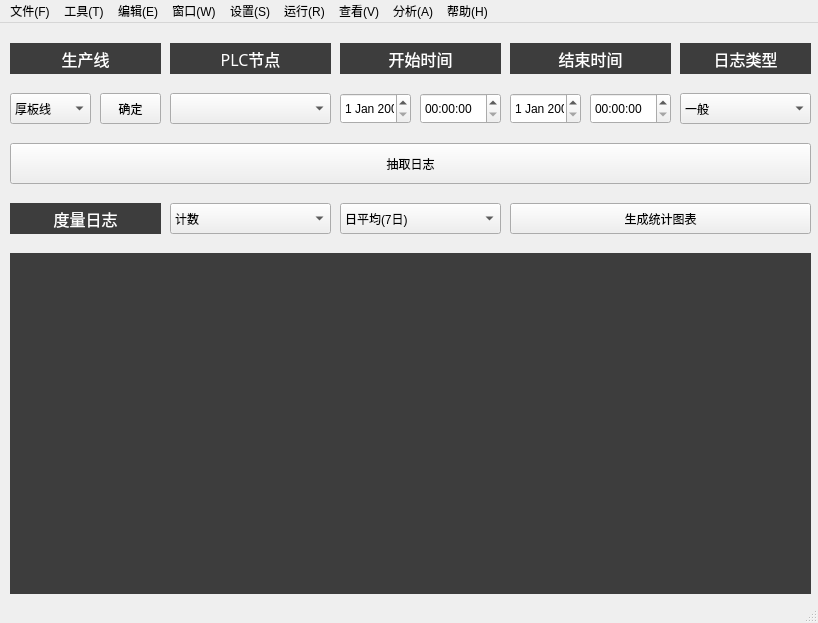
<?xml version="1.0" encoding="UTF-8"?>
<ui version="4.0">
 <class>MainWindow</class>
 <widget class="QMainWindow" name="MainWindow">
  <property name="geometry">
   <rect>
    <x>0</x>
    <y>0</y>
    <width>818</width>
    <height>623</height>
   </rect>
  </property>
  <property name="windowTitle">
   <string>生产线报警智能检测分析系统</string>
  </property>
  <widget class="QWidget" name="centralwidget">
   <widget class="QLabel" name="label_10">
    <property name="geometry">
     <rect>
      <x>-10</x>
      <y>0</y>
      <width>831</width>
      <height>581</height>
     </rect>
    </property>
    <property name="styleSheet">
     <string notr="true">background-image: url(:/newPrefix/images/1.png);</string>
    </property>
    <property name="text">
     <string/>
    </property>
   </widget>
   <widget class="QComboBox" name="comboBox">
    <property name="geometry">
     <rect>
      <x>10</x>
      <y>70</y>
      <width>81</width>
      <height>31</height>
     </rect>
    </property>
    <item>
     <property name="text">
      <string>厚板线</string>
     </property>
    </item>
    <item>
     <property name="text">
      <string>侧板焊接线</string>
     </property>
    </item>
    <item>
     <property name="text">
      <string>新萨瓦尼尼线</string>
     </property>
    </item>
   </widget>
   <widget class="QLabel" name="label_3">
    <property name="geometry">
     <rect>
      <x>10</x>
      <y>20</y>
      <width>151</width>
      <height>31</height>
     </rect>
    </property>
    <property name="palette">
     <palette>
      <active>
       <colorrole role="WindowText">
        <brush brushstyle="SolidPattern">
         <color alpha="255">
          <red>255</red>
          <green>255</green>
          <blue>255</blue>
         </color>
        </brush>
       </colorrole>
       <colorrole role="Button">
        <brush brushstyle="SolidPattern">
         <color alpha="255">
          <red>61</red>
          <green>61</green>
          <blue>61</blue>
         </color>
        </brush>
       </colorrole>
       <colorrole role="Base">
        <brush brushstyle="SolidPattern">
         <color alpha="255">
          <red>61</red>
          <green>61</green>
          <blue>61</blue>
         </color>
        </brush>
       </colorrole>
       <colorrole role="Window">
        <brush brushstyle="SolidPattern">
         <color alpha="255">
          <red>61</red>
          <green>61</green>
          <blue>61</blue>
         </color>
        </brush>
       </colorrole>
      </active>
      <inactive>
       <colorrole role="WindowText">
        <brush brushstyle="SolidPattern">
         <color alpha="255">
          <red>255</red>
          <green>255</green>
          <blue>255</blue>
         </color>
        </brush>
       </colorrole>
       <colorrole role="Button">
        <brush brushstyle="SolidPattern">
         <color alpha="255">
          <red>61</red>
          <green>61</green>
          <blue>61</blue>
         </color>
        </brush>
       </colorrole>
       <colorrole role="Base">
        <brush brushstyle="SolidPattern">
         <color alpha="255">
          <red>61</red>
          <green>61</green>
          <blue>61</blue>
         </color>
        </brush>
       </colorrole>
       <colorrole role="Window">
        <brush brushstyle="SolidPattern">
         <color alpha="255">
          <red>61</red>
          <green>61</green>
          <blue>61</blue>
         </color>
        </brush>
       </colorrole>
      </inactive>
      <disabled>
       <colorrole role="WindowText">
        <brush brushstyle="SolidPattern">
         <color alpha="255">
          <red>120</red>
          <green>120</green>
          <blue>120</blue>
         </color>
        </brush>
       </colorrole>
       <colorrole role="Button">
        <brush brushstyle="SolidPattern">
         <color alpha="255">
          <red>61</red>
          <green>61</green>
          <blue>61</blue>
         </color>
        </brush>
       </colorrole>
       <colorrole role="Base">
        <brush brushstyle="SolidPattern">
         <color alpha="255">
          <red>61</red>
          <green>61</green>
          <blue>61</blue>
         </color>
        </brush>
       </colorrole>
       <colorrole role="Window">
        <brush brushstyle="SolidPattern">
         <color alpha="255">
          <red>61</red>
          <green>61</green>
          <blue>61</blue>
         </color>
        </brush>
       </colorrole>
      </disabled>
     </palette>
    </property>
    <property name="font">
     <font>
      <family>黑体</family>
      <pointsize>12</pointsize>
     </font>
    </property>
    <property name="styleSheet">
     <string notr="true">background-color: rgb(61, 61, 61);</string>
    </property>
    <property name="text">
     <string>生产线</string>
    </property>
    <property name="alignment">
     <set>Qt::AlignCenter</set>
    </property>
   </widget>
   <widget class="QComboBox" name="comboBox_2">
    <property name="geometry">
     <rect>
      <x>170</x>
      <y>70</y>
      <width>161</width>
      <height>31</height>
     </rect>
    </property>
   </widget>
   <widget class="QLabel" name="label_4">
    <property name="geometry">
     <rect>
      <x>170</x>
      <y>20</y>
      <width>161</width>
      <height>31</height>
     </rect>
    </property>
    <property name="palette">
     <palette>
      <active>
       <colorrole role="WindowText">
        <brush brushstyle="SolidPattern">
         <color alpha="255">
          <red>255</red>
          <green>255</green>
          <blue>255</blue>
         </color>
        </brush>
       </colorrole>
       <colorrole role="Button">
        <brush brushstyle="SolidPattern">
         <color alpha="255">
          <red>61</red>
          <green>61</green>
          <blue>61</blue>
         </color>
        </brush>
       </colorrole>
       <colorrole role="Base">
        <brush brushstyle="SolidPattern">
         <color alpha="255">
          <red>61</red>
          <green>61</green>
          <blue>61</blue>
         </color>
        </brush>
       </colorrole>
       <colorrole role="Window">
        <brush brushstyle="SolidPattern">
         <color alpha="255">
          <red>61</red>
          <green>61</green>
          <blue>61</blue>
         </color>
        </brush>
       </colorrole>
      </active>
      <inactive>
       <colorrole role="WindowText">
        <brush brushstyle="SolidPattern">
         <color alpha="255">
          <red>255</red>
          <green>255</green>
          <blue>255</blue>
         </color>
        </brush>
       </colorrole>
       <colorrole role="Button">
        <brush brushstyle="SolidPattern">
         <color alpha="255">
          <red>61</red>
          <green>61</green>
          <blue>61</blue>
         </color>
        </brush>
       </colorrole>
       <colorrole role="Base">
        <brush brushstyle="SolidPattern">
         <color alpha="255">
          <red>61</red>
          <green>61</green>
          <blue>61</blue>
         </color>
        </brush>
       </colorrole>
       <colorrole role="Window">
        <brush brushstyle="SolidPattern">
         <color alpha="255">
          <red>61</red>
          <green>61</green>
          <blue>61</blue>
         </color>
        </brush>
       </colorrole>
      </inactive>
      <disabled>
       <colorrole role="WindowText">
        <brush brushstyle="SolidPattern">
         <color alpha="255">
          <red>120</red>
          <green>120</green>
          <blue>120</blue>
         </color>
        </brush>
       </colorrole>
       <colorrole role="Button">
        <brush brushstyle="SolidPattern">
         <color alpha="255">
          <red>61</red>
          <green>61</green>
          <blue>61</blue>
         </color>
        </brush>
       </colorrole>
       <colorrole role="Base">
        <brush brushstyle="SolidPattern">
         <color alpha="255">
          <red>61</red>
          <green>61</green>
          <blue>61</blue>
         </color>
        </brush>
       </colorrole>
       <colorrole role="Window">
        <brush brushstyle="SolidPattern">
         <color alpha="255">
          <red>61</red>
          <green>61</green>
          <blue>61</blue>
         </color>
        </brush>
       </colorrole>
      </disabled>
     </palette>
    </property>
    <property name="font">
     <font>
      <family>黑体</family>
      <pointsize>12</pointsize>
     </font>
    </property>
    <property name="styleSheet">
     <string notr="true">background-color: rgb(61, 61, 61);</string>
    </property>
    <property name="text">
     <string>PLC节点</string>
    </property>
    <property name="alignment">
     <set>Qt::AlignCenter</set>
    </property>
   </widget>
   <widget class="QTimeEdit" name="timeEdit">
    <property name="geometry">
     <rect>
      <x>420</x>
      <y>70</y>
      <width>81</width>
      <height>31</height>
     </rect>
    </property>
   </widget>
   <widget class="QDateEdit" name="dateEdit">
    <property name="geometry">
     <rect>
      <x>340</x>
      <y>70</y>
      <width>71</width>
      <height>31</height>
     </rect>
    </property>
   </widget>
   <widget class="QLabel" name="label_5">
    <property name="geometry">
     <rect>
      <x>340</x>
      <y>20</y>
      <width>161</width>
      <height>31</height>
     </rect>
    </property>
    <property name="palette">
     <palette>
      <active>
       <colorrole role="WindowText">
        <brush brushstyle="SolidPattern">
         <color alpha="255">
          <red>255</red>
          <green>255</green>
          <blue>255</blue>
         </color>
        </brush>
       </colorrole>
       <colorrole role="Button">
        <brush brushstyle="SolidPattern">
         <color alpha="255">
          <red>61</red>
          <green>61</green>
          <blue>61</blue>
         </color>
        </brush>
       </colorrole>
       <colorrole role="Base">
        <brush brushstyle="SolidPattern">
         <color alpha="255">
          <red>61</red>
          <green>61</green>
          <blue>61</blue>
         </color>
        </brush>
       </colorrole>
       <colorrole role="Window">
        <brush brushstyle="SolidPattern">
         <color alpha="255">
          <red>61</red>
          <green>61</green>
          <blue>61</blue>
         </color>
        </brush>
       </colorrole>
      </active>
      <inactive>
       <colorrole role="WindowText">
        <brush brushstyle="SolidPattern">
         <color alpha="255">
          <red>255</red>
          <green>255</green>
          <blue>255</blue>
         </color>
        </brush>
       </colorrole>
       <colorrole role="Button">
        <brush brushstyle="SolidPattern">
         <color alpha="255">
          <red>61</red>
          <green>61</green>
          <blue>61</blue>
         </color>
        </brush>
       </colorrole>
       <colorrole role="Base">
        <brush brushstyle="SolidPattern">
         <color alpha="255">
          <red>61</red>
          <green>61</green>
          <blue>61</blue>
         </color>
        </brush>
       </colorrole>
       <colorrole role="Window">
        <brush brushstyle="SolidPattern">
         <color alpha="255">
          <red>61</red>
          <green>61</green>
          <blue>61</blue>
         </color>
        </brush>
       </colorrole>
      </inactive>
      <disabled>
       <colorrole role="WindowText">
        <brush brushstyle="SolidPattern">
         <color alpha="255">
          <red>120</red>
          <green>120</green>
          <blue>120</blue>
         </color>
        </brush>
       </colorrole>
       <colorrole role="Button">
        <brush brushstyle="SolidPattern">
         <color alpha="255">
          <red>61</red>
          <green>61</green>
          <blue>61</blue>
         </color>
        </brush>
       </colorrole>
       <colorrole role="Base">
        <brush brushstyle="SolidPattern">
         <color alpha="255">
          <red>61</red>
          <green>61</green>
          <blue>61</blue>
         </color>
        </brush>
       </colorrole>
       <colorrole role="Window">
        <brush brushstyle="SolidPattern">
         <color alpha="255">
          <red>61</red>
          <green>61</green>
          <blue>61</blue>
         </color>
        </brush>
       </colorrole>
      </disabled>
     </palette>
    </property>
    <property name="font">
     <font>
      <family>黑体</family>
      <pointsize>12</pointsize>
     </font>
    </property>
    <property name="styleSheet">
     <string notr="true">background-color: rgb(61, 61, 61);</string>
    </property>
    <property name="text">
     <string>开始时间</string>
    </property>
    <property name="alignment">
     <set>Qt::AlignCenter</set>
    </property>
   </widget>
   <widget class="QTimeEdit" name="timeEdit_2">
    <property name="geometry">
     <rect>
      <x>590</x>
      <y>70</y>
      <width>81</width>
      <height>31</height>
     </rect>
    </property>
   </widget>
   <widget class="QLabel" name="label_6">
    <property name="geometry">
     <rect>
      <x>510</x>
      <y>20</y>
      <width>161</width>
      <height>31</height>
     </rect>
    </property>
    <property name="palette">
     <palette>
      <active>
       <colorrole role="WindowText">
        <brush brushstyle="SolidPattern">
         <color alpha="255">
          <red>255</red>
          <green>255</green>
          <blue>255</blue>
         </color>
        </brush>
       </colorrole>
       <colorrole role="Button">
        <brush brushstyle="SolidPattern">
         <color alpha="255">
          <red>61</red>
          <green>61</green>
          <blue>61</blue>
         </color>
        </brush>
       </colorrole>
       <colorrole role="Base">
        <brush brushstyle="SolidPattern">
         <color alpha="255">
          <red>61</red>
          <green>61</green>
          <blue>61</blue>
         </color>
        </brush>
       </colorrole>
       <colorrole role="Window">
        <brush brushstyle="SolidPattern">
         <color alpha="255">
          <red>61</red>
          <green>61</green>
          <blue>61</blue>
         </color>
        </brush>
       </colorrole>
      </active>
      <inactive>
       <colorrole role="WindowText">
        <brush brushstyle="SolidPattern">
         <color alpha="255">
          <red>255</red>
          <green>255</green>
          <blue>255</blue>
         </color>
        </brush>
       </colorrole>
       <colorrole role="Button">
        <brush brushstyle="SolidPattern">
         <color alpha="255">
          <red>61</red>
          <green>61</green>
          <blue>61</blue>
         </color>
        </brush>
       </colorrole>
       <colorrole role="Base">
        <brush brushstyle="SolidPattern">
         <color alpha="255">
          <red>61</red>
          <green>61</green>
          <blue>61</blue>
         </color>
        </brush>
       </colorrole>
       <colorrole role="Window">
        <brush brushstyle="SolidPattern">
         <color alpha="255">
          <red>61</red>
          <green>61</green>
          <blue>61</blue>
         </color>
        </brush>
       </colorrole>
      </inactive>
      <disabled>
       <colorrole role="WindowText">
        <brush brushstyle="SolidPattern">
         <color alpha="255">
          <red>120</red>
          <green>120</green>
          <blue>120</blue>
         </color>
        </brush>
       </colorrole>
       <colorrole role="Button">
        <brush brushstyle="SolidPattern">
         <color alpha="255">
          <red>61</red>
          <green>61</green>
          <blue>61</blue>
         </color>
        </brush>
       </colorrole>
       <colorrole role="Base">
        <brush brushstyle="SolidPattern">
         <color alpha="255">
          <red>61</red>
          <green>61</green>
          <blue>61</blue>
         </color>
        </brush>
       </colorrole>
       <colorrole role="Window">
        <brush brushstyle="SolidPattern">
         <color alpha="255">
          <red>61</red>
          <green>61</green>
          <blue>61</blue>
         </color>
        </brush>
       </colorrole>
      </disabled>
     </palette>
    </property>
    <property name="font">
     <font>
      <family>黑体</family>
      <pointsize>12</pointsize>
     </font>
    </property>
    <property name="styleSheet">
     <string notr="true">background-color: rgb(61, 61, 61);</string>
    </property>
    <property name="text">
     <string>结束时间</string>
    </property>
    <property name="alignment">
     <set>Qt::AlignCenter</set>
    </property>
   </widget>
   <widget class="QDateEdit" name="dateEdit_2">
    <property name="geometry">
     <rect>
      <x>510</x>
      <y>70</y>
      <width>71</width>
      <height>31</height>
     </rect>
    </property>
   </widget>
   <widget class="QComboBox" name="comboBox_3">
    <property name="geometry">
     <rect>
      <x>680</x>
      <y>70</y>
      <width>131</width>
      <height>31</height>
     </rect>
    </property>
    <item>
     <property name="text">
      <string>一般</string>
     </property>
    </item>
    <item>
     <property name="text">
      <string>报警</string>
     </property>
    </item>
    <item>
     <property name="text">
      <string>全部</string>
     </property>
    </item>
   </widget>
   <widget class="QLabel" name="label_7">
    <property name="geometry">
     <rect>
      <x>680</x>
      <y>20</y>
      <width>131</width>
      <height>31</height>
     </rect>
    </property>
    <property name="palette">
     <palette>
      <active>
       <colorrole role="WindowText">
        <brush brushstyle="SolidPattern">
         <color alpha="255">
          <red>255</red>
          <green>255</green>
          <blue>255</blue>
         </color>
        </brush>
       </colorrole>
       <colorrole role="Button">
        <brush brushstyle="SolidPattern">
         <color alpha="255">
          <red>61</red>
          <green>61</green>
          <blue>61</blue>
         </color>
        </brush>
       </colorrole>
       <colorrole role="Base">
        <brush brushstyle="SolidPattern">
         <color alpha="255">
          <red>61</red>
          <green>61</green>
          <blue>61</blue>
         </color>
        </brush>
       </colorrole>
       <colorrole role="Window">
        <brush brushstyle="SolidPattern">
         <color alpha="255">
          <red>61</red>
          <green>61</green>
          <blue>61</blue>
         </color>
        </brush>
       </colorrole>
      </active>
      <inactive>
       <colorrole role="WindowText">
        <brush brushstyle="SolidPattern">
         <color alpha="255">
          <red>255</red>
          <green>255</green>
          <blue>255</blue>
         </color>
        </brush>
       </colorrole>
       <colorrole role="Button">
        <brush brushstyle="SolidPattern">
         <color alpha="255">
          <red>61</red>
          <green>61</green>
          <blue>61</blue>
         </color>
        </brush>
       </colorrole>
       <colorrole role="Base">
        <brush brushstyle="SolidPattern">
         <color alpha="255">
          <red>61</red>
          <green>61</green>
          <blue>61</blue>
         </color>
        </brush>
       </colorrole>
       <colorrole role="Window">
        <brush brushstyle="SolidPattern">
         <color alpha="255">
          <red>61</red>
          <green>61</green>
          <blue>61</blue>
         </color>
        </brush>
       </colorrole>
      </inactive>
      <disabled>
       <colorrole role="WindowText">
        <brush brushstyle="SolidPattern">
         <color alpha="255">
          <red>120</red>
          <green>120</green>
          <blue>120</blue>
         </color>
        </brush>
       </colorrole>
       <colorrole role="Button">
        <brush brushstyle="SolidPattern">
         <color alpha="255">
          <red>61</red>
          <green>61</green>
          <blue>61</blue>
         </color>
        </brush>
       </colorrole>
       <colorrole role="Base">
        <brush brushstyle="SolidPattern">
         <color alpha="255">
          <red>61</red>
          <green>61</green>
          <blue>61</blue>
         </color>
        </brush>
       </colorrole>
       <colorrole role="Window">
        <brush brushstyle="SolidPattern">
         <color alpha="255">
          <red>61</red>
          <green>61</green>
          <blue>61</blue>
         </color>
        </brush>
       </colorrole>
      </disabled>
     </palette>
    </property>
    <property name="font">
     <font>
      <family>黑体</family>
      <pointsize>12</pointsize>
     </font>
    </property>
    <property name="styleSheet">
     <string notr="true">background-color: rgb(61, 61, 61);</string>
    </property>
    <property name="text">
     <string>日志类型</string>
    </property>
    <property name="alignment">
     <set>Qt::AlignCenter</set>
    </property>
   </widget>
   <widget class="QPushButton" name="pushButton">
    <property name="geometry">
     <rect>
      <x>10</x>
      <y>120</y>
      <width>801</width>
      <height>41</height>
     </rect>
    </property>
    <property name="text">
     <string>抽取日志</string>
    </property>
   </widget>
   <widget class="QLabel" name="label_8">
    <property name="geometry">
     <rect>
      <x>10</x>
      <y>180</y>
      <width>151</width>
      <height>31</height>
     </rect>
    </property>
    <property name="palette">
     <palette>
      <active>
       <colorrole role="WindowText">
        <brush brushstyle="SolidPattern">
         <color alpha="255">
          <red>255</red>
          <green>255</green>
          <blue>255</blue>
         </color>
        </brush>
       </colorrole>
       <colorrole role="Button">
        <brush brushstyle="SolidPattern">
         <color alpha="255">
          <red>61</red>
          <green>61</green>
          <blue>61</blue>
         </color>
        </brush>
       </colorrole>
       <colorrole role="Base">
        <brush brushstyle="SolidPattern">
         <color alpha="255">
          <red>61</red>
          <green>61</green>
          <blue>61</blue>
         </color>
        </brush>
       </colorrole>
       <colorrole role="Window">
        <brush brushstyle="SolidPattern">
         <color alpha="255">
          <red>61</red>
          <green>61</green>
          <blue>61</blue>
         </color>
        </brush>
       </colorrole>
      </active>
      <inactive>
       <colorrole role="WindowText">
        <brush brushstyle="SolidPattern">
         <color alpha="255">
          <red>255</red>
          <green>255</green>
          <blue>255</blue>
         </color>
        </brush>
       </colorrole>
       <colorrole role="Button">
        <brush brushstyle="SolidPattern">
         <color alpha="255">
          <red>61</red>
          <green>61</green>
          <blue>61</blue>
         </color>
        </brush>
       </colorrole>
       <colorrole role="Base">
        <brush brushstyle="SolidPattern">
         <color alpha="255">
          <red>61</red>
          <green>61</green>
          <blue>61</blue>
         </color>
        </brush>
       </colorrole>
       <colorrole role="Window">
        <brush brushstyle="SolidPattern">
         <color alpha="255">
          <red>61</red>
          <green>61</green>
          <blue>61</blue>
         </color>
        </brush>
       </colorrole>
      </inactive>
      <disabled>
       <colorrole role="WindowText">
        <brush brushstyle="SolidPattern">
         <color alpha="255">
          <red>120</red>
          <green>120</green>
          <blue>120</blue>
         </color>
        </brush>
       </colorrole>
       <colorrole role="Button">
        <brush brushstyle="SolidPattern">
         <color alpha="255">
          <red>61</red>
          <green>61</green>
          <blue>61</blue>
         </color>
        </brush>
       </colorrole>
       <colorrole role="Base">
        <brush brushstyle="SolidPattern">
         <color alpha="255">
          <red>61</red>
          <green>61</green>
          <blue>61</blue>
         </color>
        </brush>
       </colorrole>
       <colorrole role="Window">
        <brush brushstyle="SolidPattern">
         <color alpha="255">
          <red>61</red>
          <green>61</green>
          <blue>61</blue>
         </color>
        </brush>
       </colorrole>
      </disabled>
     </palette>
    </property>
    <property name="font">
     <font>
      <family>黑体</family>
      <pointsize>12</pointsize>
     </font>
    </property>
    <property name="styleSheet">
     <string notr="true">background-color: rgb(61, 61, 61);</string>
    </property>
    <property name="text">
     <string>度量日志</string>
    </property>
    <property name="alignment">
     <set>Qt::AlignCenter</set>
    </property>
   </widget>
   <widget class="QComboBox" name="comboBox_4">
    <property name="geometry">
     <rect>
      <x>170</x>
      <y>180</y>
      <width>161</width>
      <height>31</height>
     </rect>
    </property>
    <item>
     <property name="text">
      <string>计数</string>
     </property>
    </item>
    <item>
     <property name="text">
      <string>报警条数</string>
     </property>
    </item>
    <item>
     <property name="text">
      <string>正常条数</string>
     </property>
    </item>
   </widget>
   <widget class="QPushButton" name="pushButton_2">
    <property name="geometry">
     <rect>
      <x>510</x>
      <y>180</y>
      <width>301</width>
      <height>31</height>
     </rect>
    </property>
    <property name="text">
     <string>生成统计图表</string>
    </property>
   </widget>
   <widget class="QComboBox" name="comboBox_5">
    <property name="geometry">
     <rect>
      <x>340</x>
      <y>180</y>
      <width>161</width>
      <height>31</height>
     </rect>
    </property>
    <item>
     <property name="text">
      <string>日平均(7日)</string>
     </property>
    </item>
    <item>
     <property name="text">
      <string>周平均(30日)</string>
     </property>
    </item>
   </widget>
   <widget class="QLabel" name="label_34">
    <property name="geometry">
     <rect>
      <x>10</x>
      <y>230</y>
      <width>801</width>
      <height>341</height>
     </rect>
    </property>
    <property name="styleSheet">
     <string notr="true">background-color: rgb(61, 61, 61);</string>
    </property>
    <property name="text">
     <string/>
    </property>
   </widget>
   <widget class="QPushButton" name="pushButton_3">
    <property name="geometry">
     <rect>
      <x>100</x>
      <y>70</y>
      <width>61</width>
      <height>31</height>
     </rect>
    </property>
    <property name="text">
     <string>确定</string>
    </property>
   </widget>
  </widget>
  <widget class="QMenuBar" name="menubar">
   <property name="geometry">
    <rect>
     <x>0</x>
     <y>0</y>
     <width>818</width>
     <height>23</height>
    </rect>
   </property>
   <widget class="QMenu" name="menu_F">
    <property name="title">
     <string>文件(F)</string>
    </property>
   </widget>
   <widget class="QMenu" name="menu_T">
    <property name="title">
     <string>工具(T)</string>
    </property>
   </widget>
   <widget class="QMenu" name="menu_E">
    <property name="title">
     <string>编辑(E)</string>
    </property>
   </widget>
   <widget class="QMenu" name="menu_W">
    <property name="title">
     <string>窗口(W)</string>
    </property>
   </widget>
   <widget class="QMenu" name="menu_S">
    <property name="title">
     <string>设置(S)</string>
    </property>
   </widget>
   <widget class="QMenu" name="menu_R">
    <property name="title">
     <string>运行(R)</string>
    </property>
   </widget>
   <widget class="QMenu" name="menu_V">
    <property name="title">
     <string>查看(V)</string>
    </property>
   </widget>
   <widget class="QMenu" name="menu_A">
    <property name="title">
     <string>分析(A)</string>
    </property>
   </widget>
   <widget class="QMenu" name="menu_H">
    <property name="title">
     <string>帮助(H)</string>
    </property>
   </widget>
   <addaction name="menu_F"/>
   <addaction name="menu_T"/>
   <addaction name="menu_E"/>
   <addaction name="menu_W"/>
   <addaction name="menu_S"/>
   <addaction name="menu_R"/>
   <addaction name="menu_V"/>
   <addaction name="menu_A"/>
   <addaction name="menu_H"/>
  </widget>
  <widget class="QStatusBar" name="statusbar"/>
  <action name="action_2">
   <property name="text">
    <string>厚板线</string>
   </property>
  </action>
  <action name="action_3">
   <property name="text">
    <string>侧板焊接线</string>
   </property>
  </action>
  <action name="action_4">
   <property name="text">
    <string>新萨瓦尼尼线</string>
   </property>
  </action>
 </widget>
 <resources>
  <include location="../resource.qrc"/>
 </resources>
 <connections/>
</ui>
